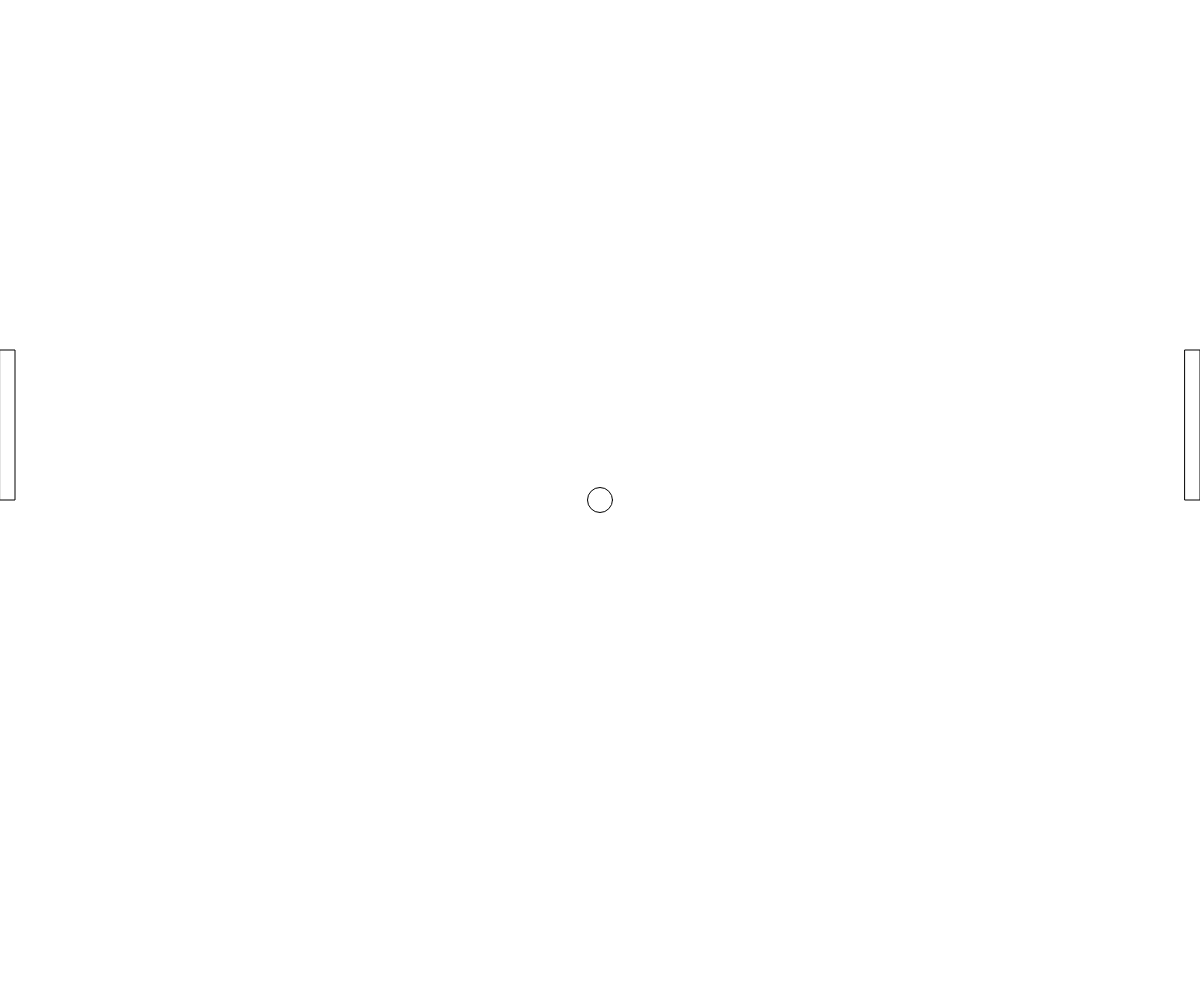
Frame 1 (no input)
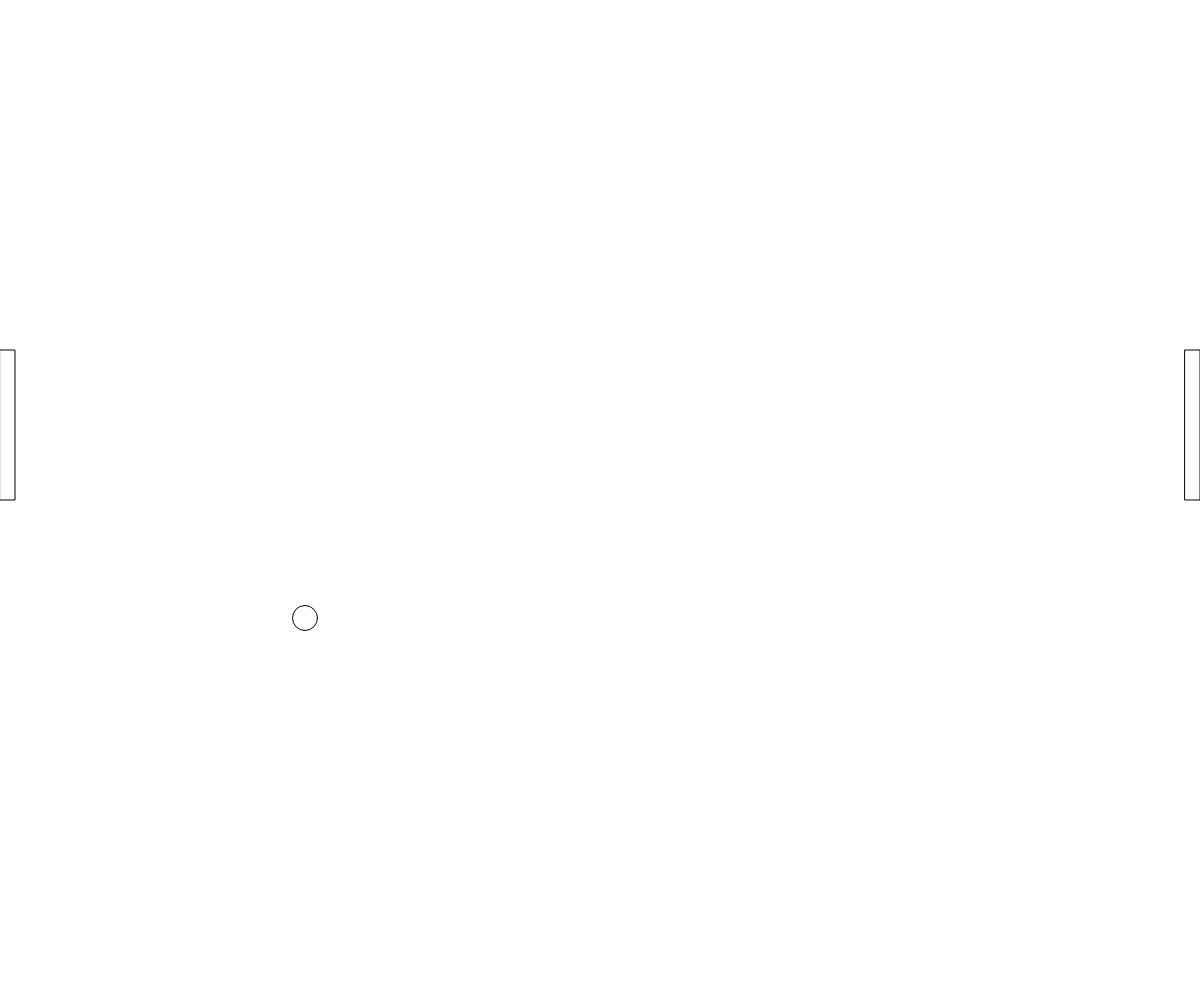
Frame 60 (no input)
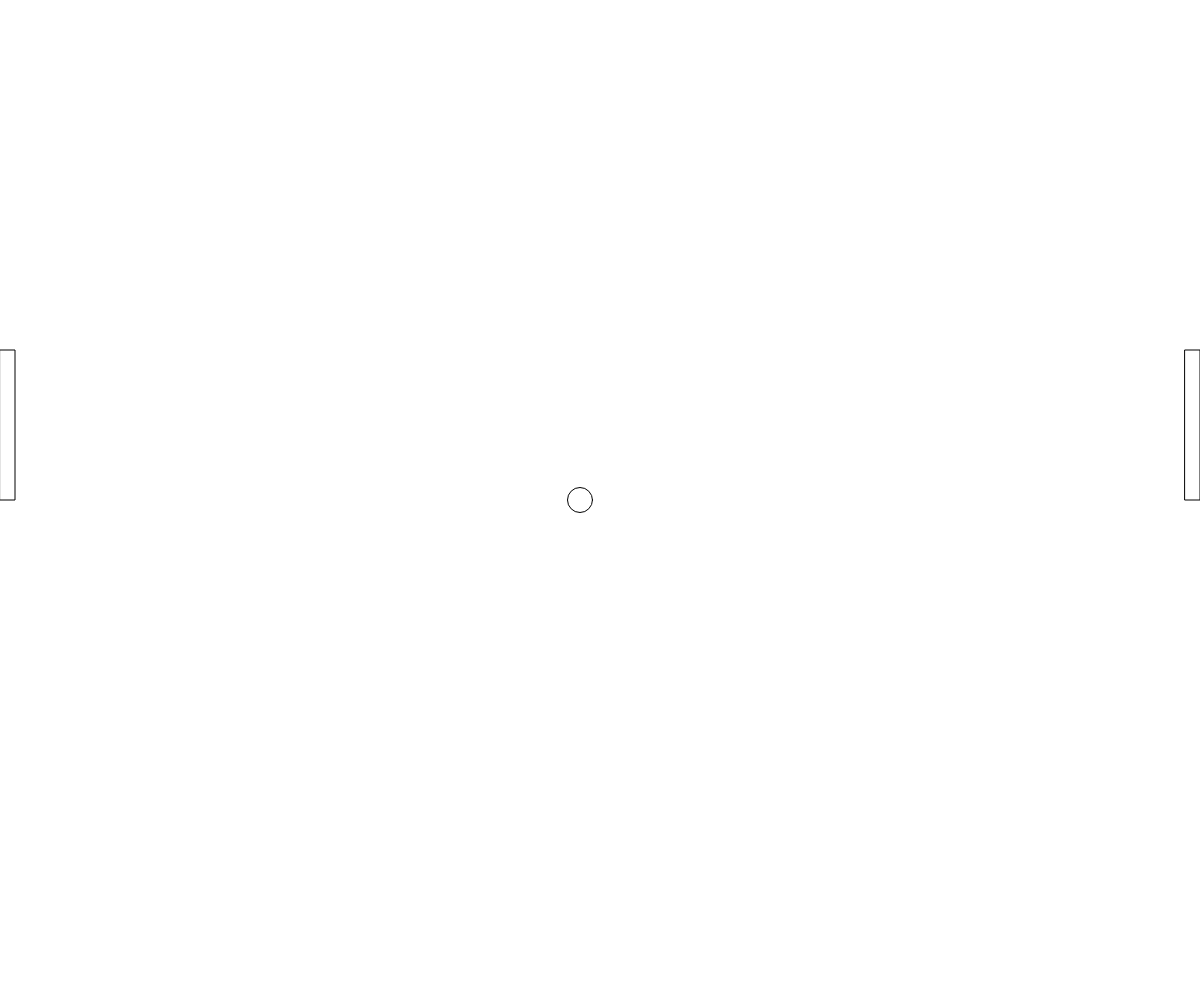
Frame 120 (the mouse pressed at the canvas centre since frame 60)

The p5.js sketch that drew these frames (run headless with seeded random() and noise() and a simulated clock; from frame 60 on, the mouse is pressed at the canvas centre):

// p5.js sketch
// ── sketch.js
var p
var b
function setup(){
        x=0;
        createCanvas(window.innerWidth,window.innerHeight);
        p = new paddle(0);
        p2 = new paddle(width-15);
        b = new ball()
}

class paddle{
        constructor(x){
                this.x = x;
                this.y = height/2 - 150;
                this.a = 0;
                this.xspeed = 0;
                this.yspeed = 0;
                this.up = true;
                this.down = true;
        }

        move(){
                this.x = this.x + this.xspeed * 10;
                this.y = this.y + this.yspeed * 10;
        }

        key(xspeed,yspeed){
                this.xspeed = xspeed;
                this.yspeed = yspeed;
        }



        draw(){
                this.move();
                rect(this.x,this.y,15,150);
                if(this.y + 150 >= height){
                        this.down = false;
                        this.yspeed = 0;
                }else if(this.y <= 0){
                        this.up = false;
                        this.yspeed = 0;
                }

        }
}


class ball{
        constructor(){
                this.x = width/2;
                this.y = height/2;
                this.r = 25;
                this.ax = -5;
                this.ay = floor(random(4));
        }

        draw(){
                ellipse(this.x,this.y,this.r,this.r);
        }

        move(){
                this.x += this.ax;
                this.y += this.ay;
                this.paddler();
                this.wallr();
        }

        paddler(){
                if((this.y >= p.y && this.y <= p.y + 150) || (this.y >= p2.y && this.y <= p2.y + 150)){
                        if(this.x - this.r === p.x + 15){
                                this.ax = -this.ax;
                                this.ay = -floor(random(4));
                        }

                        if(this.x + this.r === p2.x){
                                this.ax = -this.ax;
                                this.ay = floor(random(4));
                        }
                }
        }

        wallr(){
                if(this.y + this.r >= height){
                        this.ay = -this.ay;
                }else if(this.y - this.r <= 0){
                        this.ay = -this.ay;
                }else if(this.x - this.r <= 0){
                        this.reset();
                }else if(this.x + this.r >= width){
                        this.reset();
                }


        }

        reset(){
                this.x = width/2;
                this.y = height/2;
                this.ax = -5;
                this.ay = floor(random(4));
        }
}

function keyPressed(){
        if(keyCode === UP_ARROW && p.up === true){
                p.key(0,-1);
                p.down = true;
        }else if(keyCode === DOWN_ARROW && p.down === true){
                p.key(0,1);
                p.up = true;
        }

        if (keyCode === 87 && p2.up === true){
                p2.key(0,-1);
                p2.down = true;
        }else if(keyCode === 83 && p2.down === true){
                p2.key(0,1);
                p2.up = true;
        }
}

function draw(){
        background(255);
        p.draw();
        p2.draw();
        b.draw();
        b.move();
}
